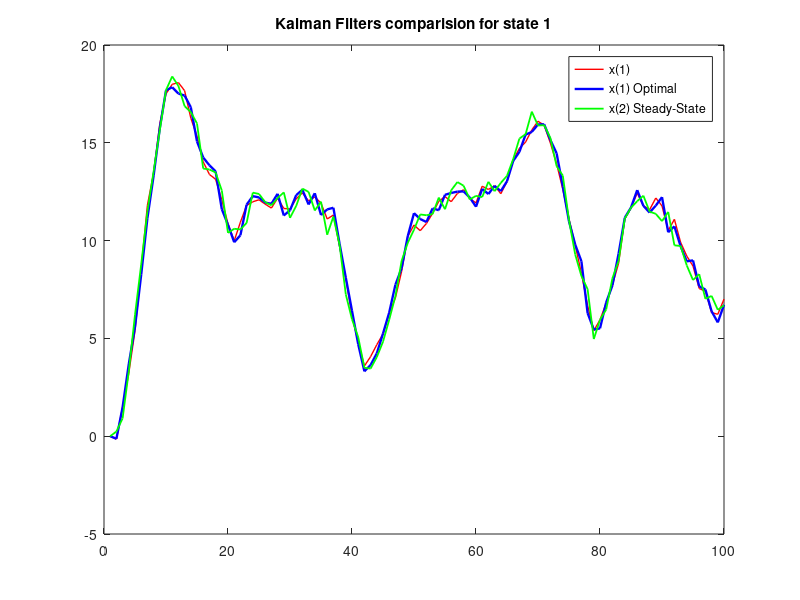
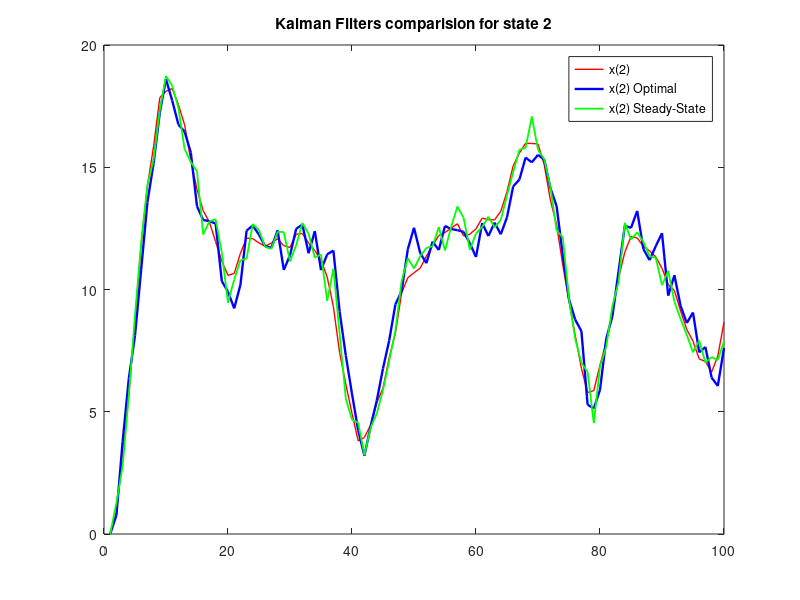

These charts were generated, in order, by the following MATLAB code:
clear all;
clc;
close all;
%System Matrices
 
A = [0,1;-0.89,1.8];
 
B = [0;1];
 
H = [1,0];
 
Q = 0.1*eye(2);
 
R = 0.1;
 
G = eye(2);
 
wk = sqrt(0.1)*randn(2,100);            %Process noise
 
vk = sqrt(0.1)*randn(100,1);            %Measurement Noise

P = 37* eye(2);                       % Initalizing Error covariance

I = eye(2);

k = 100;

x0 = [0 0];                           %Initial value of x
 
uk = ones(k,1);                         %Unit Step
 
x = zeros(100,2);                       %Initalizing states
 
xhat = zeros(2,100);

xhatn = zeros(2,100);

xhat(1,:) = 0;

x(1,:) = x0';

%State Simulation
for k = 1:100
    
    x(k+1,:) = (A*x(k,:)'+ B*uk(k,1)'+ G*wk(:,k))';
    zk(k,:)= (H*x(k,:)'+vk(k,:)')';
    
end


% Steady State DT Kalman Filter


%Riccati Equation
for k1 = 1:99
    
     P = A*(P-P*H'*inv(H*P*H'+R)*H*P)*A'+G*Q*G';
     
end
Ks1 = P*H'*inv(H*P*H'+R)   %steady state kalman gain from Riccati equation


%DLQE for the ARE
[M,P2,Z,E] = dlqe(A,G,H,Q,R); 
 
    Ks2 = P2*H'*inv(H*P2*H'+R)  %Steady state kalman gain 
    
    

for k2=1:99

    xhatm(:,k2+1) =  A*(I-Ks2*H)*x(k2,:)' + B*uk(k2,:)' + A*Ks2*zk(k2,:);
end


%optimal DT Kalman Filter

P = 37* eye(2);                       % Initalizing Error covariance
for k = 1:99
    
    Pm= A*P*A'+ G*Q*G';
    
    xhatn(:,k+1) =  (A*xhat(:,k) + B*uk(k,:)');
    
    Ko = Pm*H'*inv(H*Pm*H'+R);
    
    P = (I-Ko*H)*Pm;
            
    xhat(:,k+1) = xhatn(:,k+1)+Ko*(zk(k+1,:)-H*xhatn(:,k+1));
    
end
 
%Comparision of first state 
figure(1)
O = plot(1:100,x(1:100,1),'-r',1:100,xhat(1,:)','-b',1:100,xhatm(1,:)','-g');
title('Kalman Filters comparision for state 1');
set(O(1), 'LineWidth', 1);
set(O(2), 'LineWidth', 1.7);
set(O(3), 'Linewidth', 1.3);
legend('x(1)','x(1) Optimal','x(2) Steady-State')
 
%Comparision of second state
figure(2)
U = plot(1:100,x(1:100,2),'-r',1:100,xhat(2,:)','-b',1:100,xhatm(2,:)','-g');
title('Kalman Filters comparision for state 2');
set(U(1), 'LineWidth', 1);
set(U(2), 'LineWidth', 1.7);
set(U(3), 'LineWidth', 1.3);
legend('x(2)','x(2) Optimal','x(2) Steady-State')
